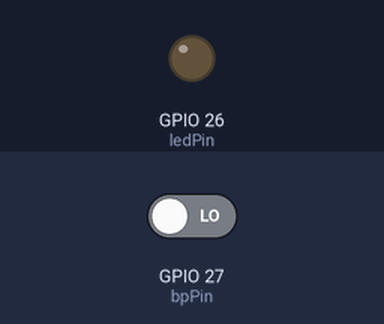
Bench run of a sketch on a simulated ESP32. On the bench: output pins drawn as LEDs (lit = HIGH). The inputs (shaded band) are chosen by the test bench; at power-on: GPIO 27 (bpPin) LOW. WiFi joins after 1.5 s; servers stay silent unless stated; uploads are accepted with an empty reply; what the sketch prints to the serial monitor is not drawn.

Above: at 2.7 s.
2.8 s: GPIO 27 (bpPin) driven HIGH
At 3.7 s:
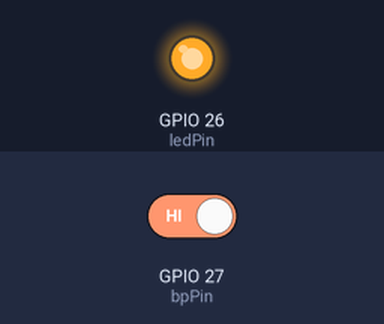
4.3 s: GPIO 27 (bpPin) driven LOW
At 6.1 s:
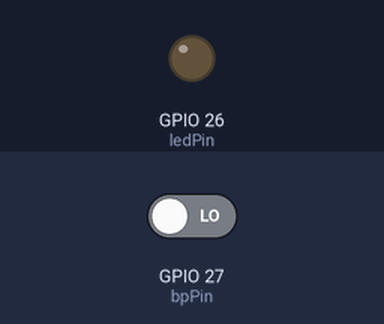
Timing chart, 0 to 7.6 s (numbered marks = the images above; inputs shaded):
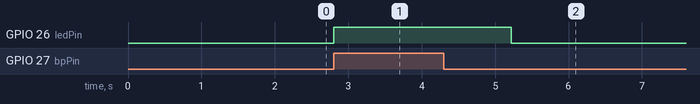

The sketch:

aws_esp.ino
```cpp
#include <WiFi.h>
#include <HTTPClient.h>

// Définir les pins
const int ledPin = 26;
const int bpPin = 27;

// Infos WiFi
const char* ssid = "WIFI ODC";
const char* password = "Digital1";

// Endpoint API
const char* serverName = "https://0enopjgto0.execute-api.us-east-2.amazonaws.com/";

// Variables
unsigned long lastTime = 0;

void setup() {
  Serial.begin(115200);
  pinMode(ledPin, OUTPUT);
  pinMode(bpPin, INPUT);

  // Connexion WiFi
  WiFi.begin(ssid, password);
  Serial.print("Connexion WiFi");
  while (WiFi.status() != WL_CONNECTED) {
    delay(500);
    Serial.print(".");
  }
  Serial.println("\n✅ WiFi connecté !");
}

void loop() {
  // Si bouton pressé
  if (digitalRead(bpPin) == HIGH) {
    Serial.println("🔘 Bouton pressé");
    digitalWrite(ledPin, HIGH);
    lastTime = millis();

    if (WiFi.status() == WL_CONNECTED) {
      HTTPClient http;
      http.begin(serverName);
      http.addHeader("Content-Type", "application/json");

      // JSON statique à envoyer
      String json = R"rawliteral(
        {
          "Température": "33",
          "Vitesse_roue": "212",
          "Nombre_tractions": "21",
          "Tension": "230",
          "Intensité": "10"
        }
      )rawliteral";

      // Supprime espaces / retours à la ligne
      json.replace("\n", "");
      json.replace("  ", "");

      int httpResponseCode = http.POST(json);

      Serial.print("📡 Code réponse HTTP : ");
      Serial.println(httpResponseCode);
      Serial.print("📤 JSON envoyé : ");
      Serial.println(json);

      http.end();
    } else {
      Serial.println("⚠️ WiFi non connecté");
    }

    delay(1000);  // Anti-rebond simple
  } else {
    digitalWrite(ledPin, LOW);
  }
}
```

Measured:
- after the input at 2.8 s, GPIO 26 (ledPin): LOW → HIGH at once
- after the input at 4.3 s, GPIO 26 (ledPin): HIGH → LOW after 0.92 s
